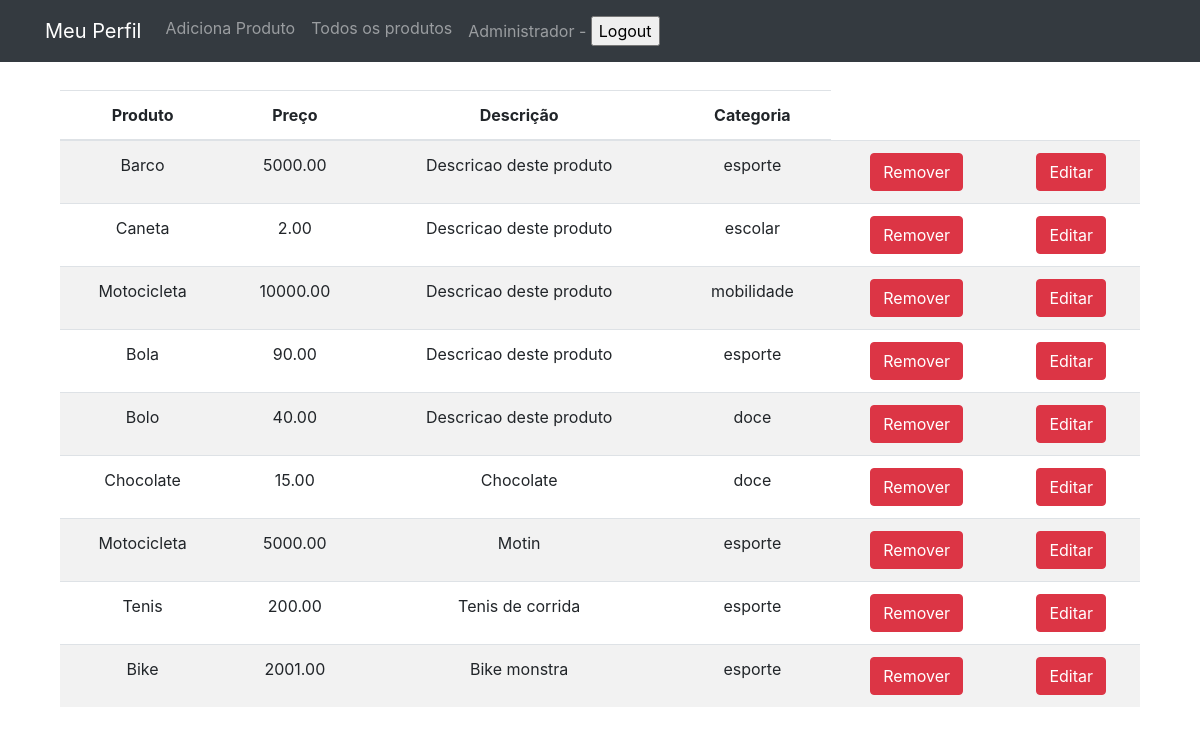
Before: /produto-lista.php (signed in) with the older database file.
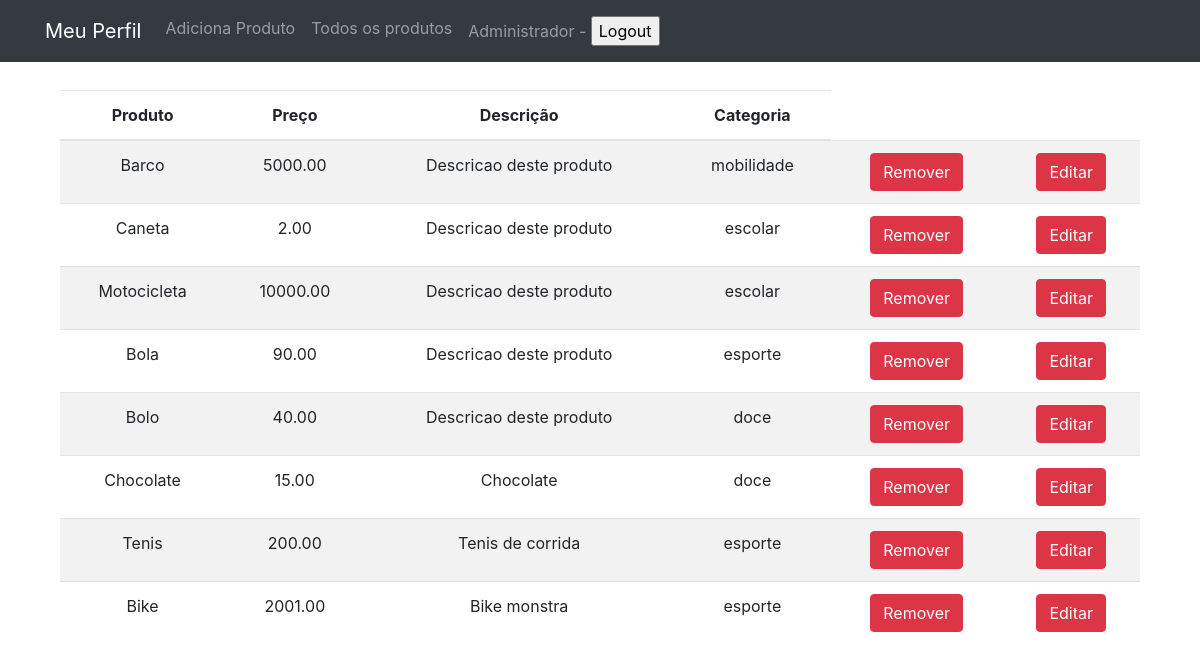
After: the same page with the newer database file.
### tables this page shows
CREATE TABLE `produtos` (
  `id` int(11) NOT NULL,
  `nome` varchar(255) DEFAULT NULL,
  `preco` decimal(10,2) DEFAULT NULL,
  `descricao` text,
  `categoria_id` int(11) DEFAULT NULL,
  `usado` tinyint(1) DEFAULT '0',
  `fk_user` int(11) DEFAULT NULL
);

CREATE TABLE `categorias` (
  `id` int(11) NOT NULL,
  `nome` varchar(255) DEFAULT NULL
);

### banco-produto.php (called while the page is built, shortened)
<?php
 function listaProdutos($conexao){
  $produtos = [];
  $resultado = mysqli_query($conexao, "SELECT p.*, c.nome as categoria_nome FROM produtos as p join categorias as c on c.id=p.categoria_id");
      while($produto = mysqli_fetch_assoc($resultado)){
    array_push($produtos,$produto);
  }
  return $produtos;
}

### produto-lista.php (the view, shortened to what this page needs)
<?php include('cabecalho.php');
include('conecta.php');
include('banco-produto.php');
  ?>
<table class="table table-striped">
  <tr>
    <thead>
      <th>Produto</th>
      <th>Preço</th>
      <th>Descrição</th>
      <th>Categoria</th>
    </thead>
  </tr>
<?php $produtos = listaProdutos($conexao);
foreach ($produtos as $produto) {?>
  <tr>
    <td><?=$produto['nome']?></td>
    <td><?=$produto['preco']?></td>
    <td><?=substr($produto['descricao'],0, 40)?></td>
    <td><?=$produto['categoria_nome']?>
    <td>
      <form action="remove-produto.php" method="post">
        <button class="btn btn-danger">Remover</button>
      </form>
    </td>
    <td>
      <form action="produto-formulario-editar.php" method="post">
        <button class="btn btn-danger" >Editar</button>
      </form>
    </td>
  </tr>
<?php }
?>
</table>
<?php include('rodape.php')?>

### cabecalho.php (shortened to what this page needs)
<!DOCTYPE html>
<html>
<head>
	<link rel="stylesheet" href="https://maxcdn.bootstrapcdn.com/bootstrap/4.0.0-beta.2/css/bootstrap.min.css">
	<link rel="stylesheet" type="text/css" href="loja.css">
</head>
<body>
	<nav class="navbar navbar-expand-lg navbar-dark bg-dark fixed-top">
		<div class="container">
	<a class="navbar-brand" href="home.php">Meu Perfil</a>
    <div class="collapse navbar-collapse" id="navbarNav">
    <ul class="navbar-nav">
      <li class="nav-item">
        <a class="nav-link" href="produto-formulario.php">Adiciona Produto</a>
      </li>
			<li class="nav-item">
				<a class="nav-link" href="produto-lista.php">Todos os produtos</a>
			</li>
			<li class="nav-item">
				<form method="post">
     			<span <a class="nav-link"><?php echo $_SESSION['username']; ?> - <input type="submit" name="deslogar" value="Logout"/></span>
                </form>
			</li>
    </ul>
  </div>
</div>
</nav>
	<div class="container">
		<div class="principal">

### rodape.php
</div>
	</div>
</body>
</html>

### loja.css (style rules this page uses)
body { padding-top: 50px; }
.principal { padding: 40px 15px; text-align: center; }

Changed rows visible on the page:
removed produtos: nome "Motocicleta", preco "5000.00", descricao "Motin", categoria.nome "esporte"
changed produtos "Barco": categoria.nome "esporte" → "mobilidade"
changed produtos "Motocicleta": categoria.nome "mobilidade" → "escolar"
